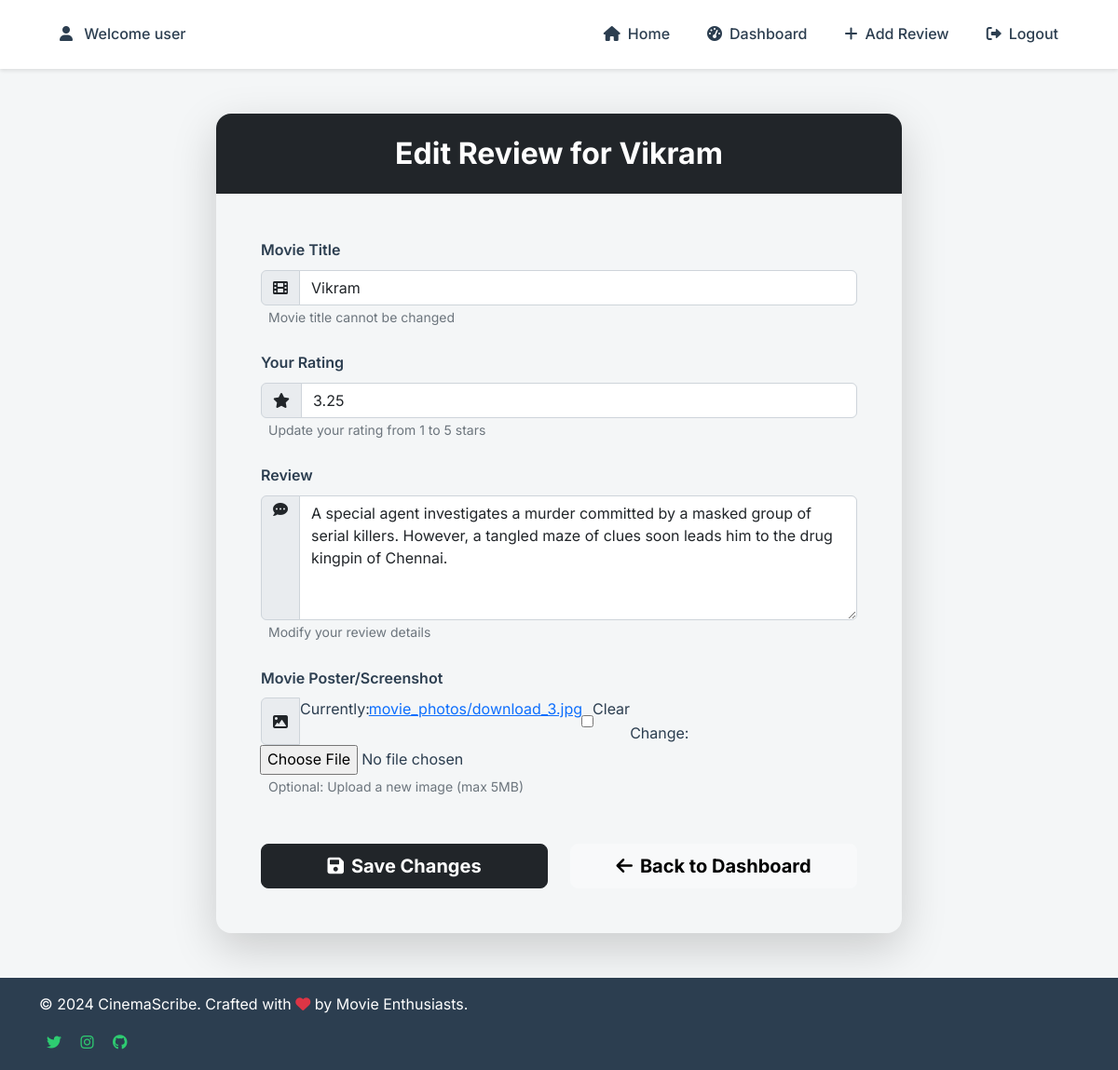
Screenshot of /edit_review/25/ (signed in) with the database file from the repository.
### myapp/models.py (models this page shows, shortened)
class MovieReview(models.Model):
    user = models.ForeignKey(User,on_delete=models.CASCADE)
    movie_name = models.CharField(max_length=100)
    rating = models.FloatField(validators=[MinValueValidator(1),MaxValueValidator(5)],help_text="Rating should be between 1 and 5")
    review = models.TextField()
    photo = models.ImageField(upload_to='movie_photos/',null = True,blank = True)
    link = models.URLField(max_length=500,null = True,blank = True)

### myapp/views.py (the view)
# urls.py: path('edit_review/<int:id>/',views.edit_review,name = "edit_review"),
@login_required
def edit_review(request, id):
    review = get_object_or_404(MovieReview, id=id, user=request.user)
    if request.method == 'POST':
        form = MovieReviewForm(request.POST, request.FILES, instance=review)
        if form.is_valid():
            form.save()
            return redirect('dashboard')
    else:
        form = MovieReviewForm(instance=review)
    return render(request, 'edit_review.html', {'form': form, 'review': review})

### myapp/forms.py
class MovieReviewForm(forms.ModelForm):
    class Meta:
        model = MovieReview
        fields = ['movie_name', 'rating', 'review', 'photo', 'link']
        widgets = {
            'rating': forms.NumberInput(attrs={'min': 1, 'max': 5}),
            'review': forms.Textarea(attrs={'rows': 5}),
        }
    def __init__(self, *args, **kwargs):
        super(MovieReviewForm, self).__init__(*args, **kwargs)
        self.fields['movie_name'].widget.attrs.update({'class': 'form-control'})
        self.fields['rating'].widget.attrs.update({'class': 'form-control'})
        self.fields['review'].widget.attrs.update({'class': 'form-control'})
        self.fields['photo'].widget.attrs.update({'class': 'form-control-file'})

### myapp/Templates/edit_review.html (shortened to what this page needs)
{% extends 'base.html' %}
{% block content %}
<div class="container py-5">
    <div class="row justify-content-center">
        <div class="col-lg-8 col-md-10">
            <div class="professional-form-container shadow-lg rounded-4 overflow-hidden">
                <div class="form-header text-center py-4 bg-dark text-white">
                    <h2 class="mb-0 fw-bold">Edit Review for {{ review.movie_name }}</h2>
                </div>
                <form method="post" enctype="multipart/form-data" class="p-5">
                    <div class="mb-4">
                        <label for="{{ form.movie_name.id_for_label }}" class="form-label fw-semibold">Movie Title</label>
                        <div class="input-group">
                            <span class="input-group-text"><i class="fas fa-film"></i></span>
                            {{ form.movie_name }}
                        </div>
                        <small class="form-text text-muted ms-2">Movie title cannot be changed</small>
                    </div>
                    <div class="mb-4">
                        <label for="{{ form.rating.id_for_label }}" class="form-label fw-semibold">Your Rating</label>
                        <div class="input-group">
                            <span class="input-group-text"><i class="fas fa-star"></i></span>
                            {{ form.rating }}
                        </div>
                        <small class="form-text text-muted ms-2">Update your rating from 1 to 5 stars</small>
                    </div>
                    <div class="mb-4">
                        <label for="{{ form.review.id_for_label }}" class="form-label fw-semibold">Review</label>
                        <div class="input-group">
                            <span class="input-group-text align-items-start"><i class="fas fa-comment-dots"></i></span>
                            {{ form.review }}
                        </div>
                        <small class="form-text text-muted ms-2">Modify your review details</small>
                    </div>
                    <div class="mb-4">
                        <label for="{{ form.photo.id_for_label }}" class="form-label fw-semibold">Movie Poster/Screenshot</label>
                        <div class="input-group">
                            <span class="input-group-text"><i class="fas fa-image"></i></span>
                            {{ form.photo }}
                        </div>
                        <small class="form-text text-muted ms-2">Optional: Upload a new image (max 5MB)</small>
                    </div>
                    <div class="row mt-5">
                        <div class="col-md-6 mb-3 mb-md-0">
                            <button type="submit" class="btn btn-dark btn-lg w-100 fw-bold">
                                <i class="fas fa-save me-2"></i>Save Changes
                            </button>
                        </div>
                        <div class="col-md-6">
                            <a href="{% url 'dashboard' %}" class="btn btn-light btn-lg w-100 fw-bold">
                                <i class="fas fa-arrow-left me-2"></i>Back to Dashboard
                            </a>
                        </div>
                    </div>
                </form>
            </div>
        </div>
    </div>
</div>
{% endblock %}

### myapp/Templates/base.html (shortened to what this page needs)
<!DOCTYPE html>
<html lang="en">
<head>
    <link href="https://cdnjs.cloudflare.com/ajax/libs/font-awesome/6.0.0-beta3/css/all.min.css" rel="stylesheet">
    <link rel="stylesheet" href="https://cdn.jsdelivr.net/npm/bootstrap@5.2.3/dist/css/bootstrap.min.css">
</head>
<body>
    <div class="content-wrapper">
        <nav class="navbar navbar-expand-lg">
            <div class="container-fluid">
                <div class="collapse navbar-collapse" id="navbarContent">
                    <ul class="navbar-nav me-auto mb-2 mb-lg-0">
                        {% if user.is_authenticated %}
                        <li class="nav-item">
                            <span class="nav-link"><i class="fas fa-user me-2"></i> Welcome {{ user.username }}</span>
                        </li>
                        {% endif %}
                    </ul>
                    <div class="d-flex align-items-center">
                        <ul class="navbar-nav me-auto mb-2 mb-lg-0">
                            <li class="nav-item">
                                <a class="nav-link" href="{% url 'review_list' %}"><i class="fas fa-home me-2"></i>Home</a>
                            </li>
                            <li class="nav-item">
                                <a class="nav-link" href="{% url 'dashboard' %}"><i class="fas fa-tachometer-alt me-2"></i>Dashboard</a>
                            </li>
                            <li class="nav-item">
                                <a class="nav-link" href="{% url 'add_review' %}"><i class="fas fa-plus me-2"></i>Add Review</a>
                            </li>
                            <li class="nav-item">
                                <a class="nav-link" href="{% url 'logout_user' %}"><i class="fas fa-sign-out-alt me-2"></i>Logout</a>
                            </li>
                        </ul>
                    </div>
                </div>
            </div>
        </nav>
        {% block content %}{% endblock %}
    </div>
    <footer class="footer">
        <div class="container">
            <p class="mb-0">&copy; 2024 CinemaScribe. Crafted with <i class="fas fa-heart text-danger"></i> by Movie Enthusiasts.</p>
            <div class="social-links mt-3">
                <a href="#" class="mx-2"><i class="fab fa-twitter"></i></a>
                <a href="#" class="mx-2"><i class="fab fa-instagram"></i></a>
                <a href="#" class="mx-2"><i class="fab fa-github"></i></a>
            </div>
        </div>
    </footer>
</body>
</html>

### myapp/Templates/base.html (style rules this page uses)
:root { --primary-color: black; --secondary-color: #2ecc71; --text-color: #2c3e50; --background-color: #f4f6f7; }
html, body { height: 100%; margin: 0; }
body { font-family: 'Inter', sans-serif; background-color: var(--background-color); color: var(--text-color); line-height: 1.6; display: flex; flex-direction: column; }
.content-wrapper { flex: 1 0 auto; }
.navbar { background-color: white; box-shadow: 0 2px 4px rgba(0,0,0,0.1); padding: 1rem 2rem; }
.navbar-nav .nav-link { color: var(--text-color); margin: 0 0.75rem; font-weight: 500; transition: color 0.3s ease; }
.footer { flex-shrink: 0; background: var(--text-color); color: white; padding: 1rem 0; width: 100%; }
.footer a { color: var(--secondary-color); transition: color 0.3s ease; }

### rows the page displays
MovieReview: movie_name "Vikram", rating "3.25", review "A special agent investigates a murder committed by a masked group of serial killers. However, a tangled maze of clues soon leads him to the drug kingpin of Chennai."

### other values shown
{{ user.username }} "user"
